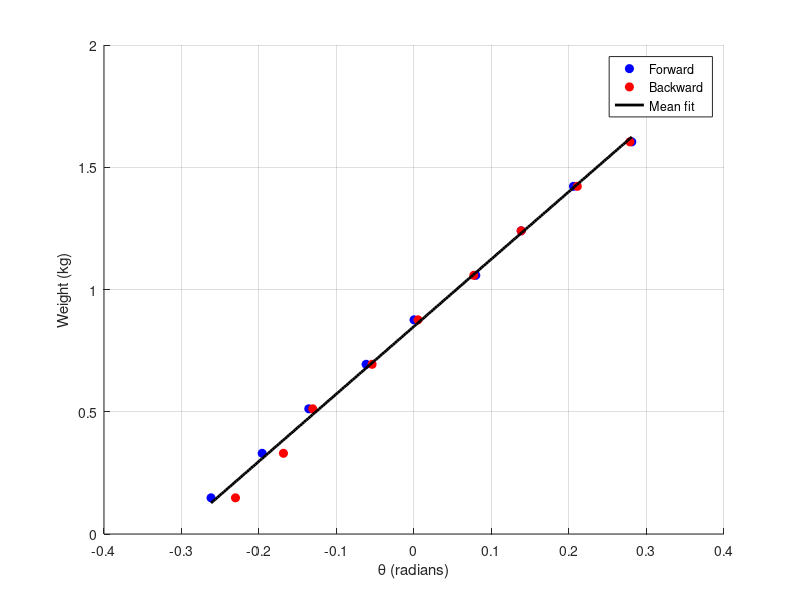

Source code (MATLAB):
clc
clear
close all

%% Calibration constants

D = 48.5;      % Distance from camera to mirror (in)
xC = 18;       % Closest ruler position to the camera (in)

hook_weight = 0.148;      % kg
added_weight = 0.182;     % kg

% Total applied weights
weights = hook_weight + (0:8)*added_weight;

%% Measured ruler positions (inches)

forward = [5, 8.375, 11.375, 15, 18, 21.875, 24.75, 28.125, 32];
backward = [6.625, 9.75, 11.625, 15.375, 18.25, 21.75, 24.75, 28.375, 31.875];

%% Convert ruler position to mirror angle (radians)

thetaForward = atan((forward - xC)/D);
thetaBackward = atan((backward - xC)/D);
thetaMean = (thetaForward + thetaBackward)/2;

%% Linear fits

forwardFit = polyfit(thetaForward, weights, 1);
backwardFit = polyfit(thetaBackward, weights, 1);
meanFit = polyfit(thetaMean, weights, 1);

%% Evaluate fitted lines

thetaPlot = linspace( ...
    min([thetaForward thetaBackward]), ...
    max([thetaForward thetaBackward]), ...
    200);

forwardLine = polyval(forwardFit, thetaPlot);
backwardLine = polyval(backwardFit, thetaPlot);
meanLine = polyval(meanFit, thetaPlot);

%% Plot

figure
hold on

plot(thetaForward, weights, 'bo', 'MarkerFaceColor','b')
plot(thetaBackward, weights, 'ro', 'MarkerFaceColor','r')

plot(thetaPlot, meanLine, 'k-', 'LineWidth',2)

xlabel('\theta (radians)')
ylabel('Weight (kg)')
legend('Forward','Backward', ...
       'Mean fit', ...
       'Location','best')

grid on

%% Print calibration constants

fprintf("\nForward:\n");
fprintf("Weight = %.6f * theta + %.6f\n", ...
    forwardFit(1), forwardFit(2));

fprintf("\nBackward:\n");
fprintf("Weight = %.6f * theta + %.6f\n", ...
    backwardFit(1), backwardFit(2));

fprintf("\nMean:\n");
fprintf("Weight = %.6f * theta + %.6f\n", ...
    meanFit(1), meanFit(2));

fprintf("\nSpring calibration coefficients (kg/rad):\n");
fprintf("Forward : %.6f\n", forwardFit(1));
fprintf("Backward: %.6f\n", backwardFit(1));
fprintf("Mean    : %.6f\n", meanFit(1));
